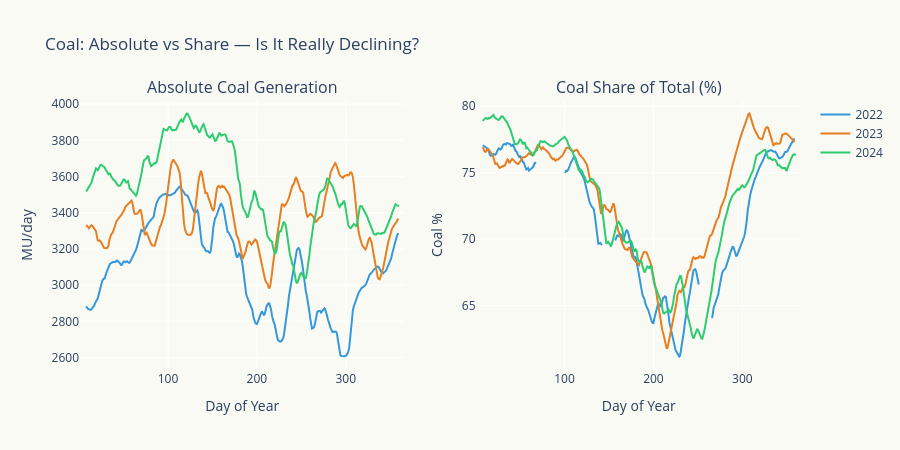

This figure's notebook cell:
### Markdown cell above
## 4. The Big Question: Is Coal Declining?

### Code cell
fig = make_subplots(rows=1, cols=2,
    subplot_titles=['Absolute Coal Generation', 'Coal Share of Total (%)'])

for year in years:
    ydf = df[df['year'] == year].copy()
    
    # Absolute
    smooth = ydf.set_index('day_of_year')['coal'].rolling(14, center=True).mean()
    fig.add_trace(go.Scatter(
        x=smooth.index, y=smooth,
        name=str(year), mode='lines',
        line=dict(width=2, color=year_colors[year]),
        showlegend=True,
        hovertemplate=f'{year}: %{{y:.0f}} MU<extra></extra>',
    ), row=1, col=1)
    
    # Share
    coal_share = (ydf['coal'] / ydf['total'] * 100).rolling(14, center=True).mean()
    fig.add_trace(go.Scatter(
        x=ydf['day_of_year'].values, y=coal_share.values,
        name=str(year), mode='lines',
        line=dict(width=2, color=year_colors[year]),
        showlegend=False,
        hovertemplate=f'{year}: %{{y:.1f}}%<extra></extra>',
    ), row=1, col=2)

fig.update_yaxes(title_text='MU/day', row=1, col=1)
fig.update_yaxes(title_text='Coal %', row=1, col=2)
fig.update_xaxes(title_text='Day of Year', row=1, col=1)
fig.update_xaxes(title_text='Day of Year', row=1, col=2)

fig.update_layout(
    title='Coal: Absolute vs Share — Is It Really Declining?',
    height=450, plot_bgcolor='#FAFAF5', paper_bgcolor='#FAFAF5',
)
fig.show()

for y in years:
    coal_tot = df[df['year'] == y]['coal'].sum() / 1000
    coal_pct = df[df['year'] == y]['coal'].sum() / df[df['year'] == y]['total'].sum() * 100
    print(f'  {y}: {coal_tot:.0f} TWh coal ({coal_pct:.1f}% of total)')

### Figure 1 — Plotly figure (JSON) as saved in the notebook; plotly's stock layout.template omitted (floating-point values rounded to 4 significant figures; data arrays with more than 128 entries replaced by an {"elided": "..."} marker saying what was removed)
{"data": [{"hovertemplate": "2022: %{y:.0f} MU<extra></extra>", "line": {"color": "#3498DB", "width": 2}, "mode": "lines", "name": "2022", "showlegend": true, "type": "scatter", "x": {"elided": "365 int values"}, "xaxis": "x", "y": {"elided": "365 float values"}, "yaxis": "y"}, {"hovertemplate": "2022: %{y:.1f}%<extra></extra>", "line": {"color": "#3498DB", "width": 2}, "mode": "lines", "name": "2022", "showlegend": false, "type": "scatter", "x": {"elided": "365 int values"}, "xaxis": "x2", "y": {"elided": "365 float values"}, "yaxis": "y2"}, {"hovertemplate": "2023: %{y:.0f} MU<extra></extra>", "line": {"color": "#E67E22", "width": 2}, "mode": "lines", "name": "2023", "showlegend": true, "type": "scatter", "x": {"elided": "365 int values"}, "xaxis": "x", "y": {"elided": "365 float values"}, "yaxis": "y"}, {"hovertemplate": "2023: %{y:.1f}%<extra></extra>", "line": {"color": "#E67E22", "width": 2}, "mode": "lines", "name": "2023", "showlegend": false, "type": "scatter", "x": {"elided": "365 int values"}, "xaxis": "x2", "y": {"elided": "365 float values"}, "yaxis": "y2"}, {"hovertemplate": "2024: %{y:.0f} MU<extra></extra>", "line": {"color": "#2ECC71", "width": 2}, "mode": "lines", "name": "2024", "showlegend": true, "type": "scatter", "x": {"elided": "366 int values"}, "xaxis": "x", "y": {"elided": "366 float values"}, "yaxis": "y"}, {"hovertemplate": "2024: %{y:.1f}%<extra></extra>", "line": {"color": "#2ECC71", "width": 2}, "mode": "lines", "name": "2024", "showlegend": false, "type": "scatter", "x": {"elided": "366 int values"}, "xaxis": "x2", "y": {"elided": "366 float values"}, "yaxis": "y2"}], "layout": {"annotations": [{"font": {"size": 16}, "showarrow": false, "text": "Absolute Coal Generation", "x": 0.225, "xanchor": "center", "xref": "paper", "y": 1.0, "yanchor": "bottom", "yref": "paper"}, {"font": {"size": 16}, "showarrow": false, "text": "Coal Share of Total (%)", "x": 0.775, "xanchor": "center", "xref": "paper", "y": 1.0, "yanchor": "bottom", "yref": "paper"}], "height": 450, "paper_bgcolor": "#FAFAF5", "plot_bgcolor": "#FAFAF5", "title": {"text": "Coal: Absolute vs Share — Is It Really Declining?"}, "xaxis": {"anchor": "y", "domain": [0.0, 0.45], "title": {"text": "Day of Year"}}, "xaxis2": {"anchor": "y2", "domain": [0.55, 1.0], "title": {"text": "Day of Year"}}, "yaxis": {"anchor": "x", "domain": [0.0, 1.0], "title": {"text": "MU/day"}}, "yaxis2": {"anchor": "x2", "domain": [0.0, 1.0], "title": {"text": "Coal %"}}}}
